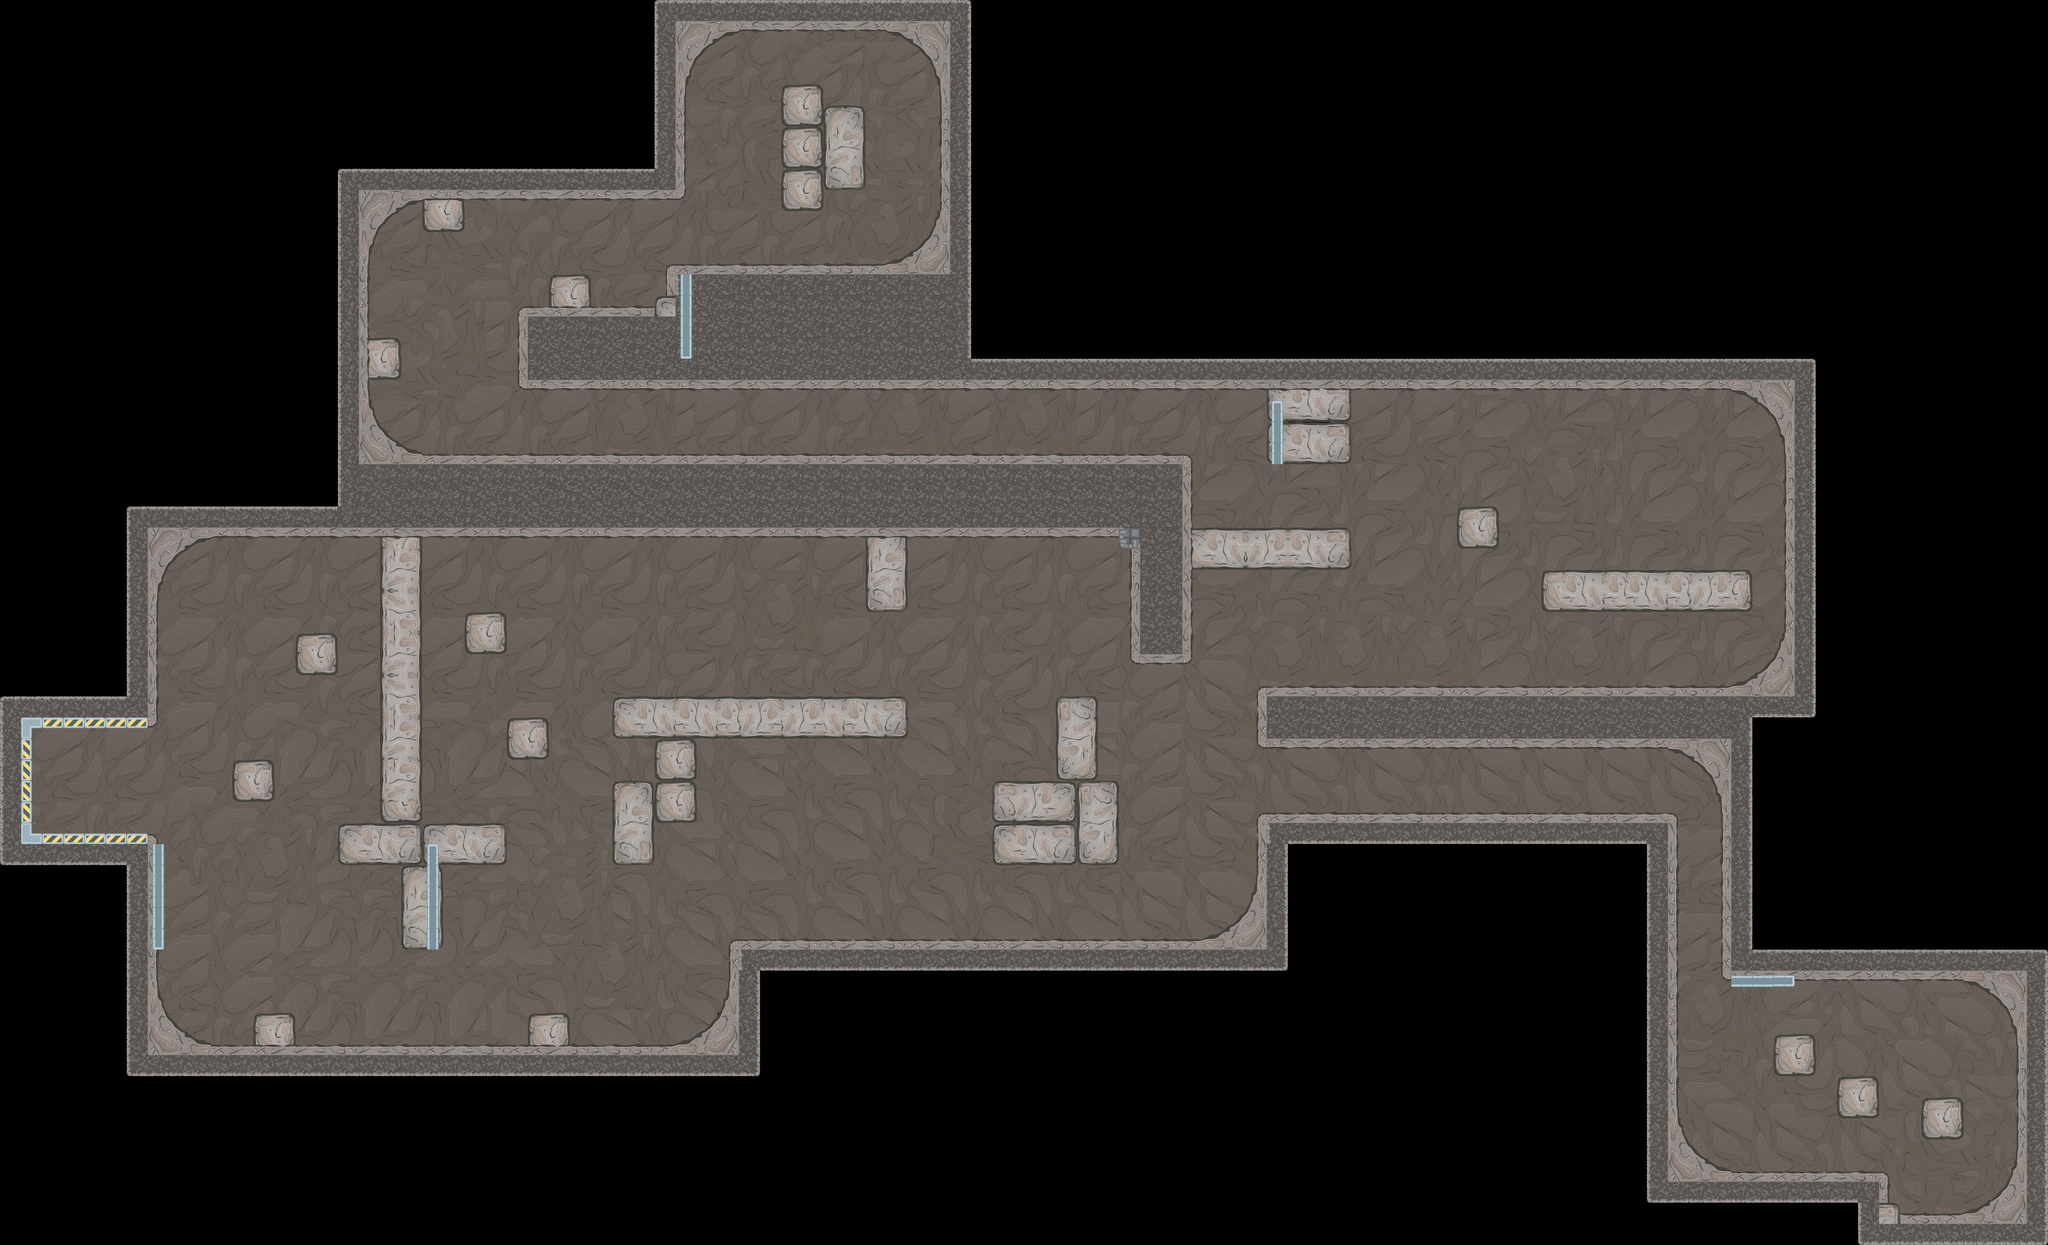

The image is a tile-based game level rendered from a .tmx file. Its description and source (layers, tilesets, objects; grid data summarised) follow:
An orthogonal 97x59 tile map with 64x64 px tiles, 3 tile layers (background, bourder, above) and 147 objects (26x gold, 22x enimy, 11x crystal, 11x bombzon, 11x circle, ...).

<map version="1.2" tiledversion="1.2.4" orientation="orthogonal" renderorder="right-down" width="97" height="59" tilewidth="64" tileheight="64" infinite="0" nextlayerid="20" nextobjectid="249">
 <properties>
  <property name="score" type="int" value="850" />
 </properties>
 <tileset firstgid="1" source="tiles2.tsx" />
 <layer id="16" name="background" width="97" height="59">
  <data>[5723 cells, 2326 non-empty, 32 distinct tile ids]</data>
 </layer>
 <layer id="17" name="bourder" width="97" height="59">
  <data>[5723 cells, 1352 non-empty, 59 distinct tile ids]</data>
 </layer>
 <layer id="18" name="above" width="97" height="59">
  <data>[5723 cells, 40 non-empty, 10 distinct tile ids]</data>
 </layer>
 <objectgroup color="#000000" id="3" name="BourderObjet">
  <object id="99" x="904" y="1921.33" width="118" height="125.333" />
  <object id="100" x="1158.67" y="1628" width="118.667" height="861.333" />
  <object id="101" x="1028" y="2500" width="509.333" height="118.667" />
  <object id="102" x="1220" y="2625.33" width="120" height="248" />
  <object id="103" x="773.333" y="3074.67" width="117.333" height="90.6667" />
  <object id="104" x="1604" y="3076" width="121.333" height="92" />
  <object id="105" x="710" y="2306" width="117" height="120" />
  <object id="106" x="1414" y="1856" width="118" height="124" />
  <object id="107" x="1546" y="2176" width="116" height="122" />
  <object id="108" x="1854" y="2112" width="898" height="120" />
  <object id="109" x="1996" y="2250" width="116" height="240" />
  <object id="110" x="1850" y="2366" width="132" height="252" />
  <object id="111" x="2632" y="1622" width="118" height="232" />
  <object id="112" x="3208" y="2118" width="120" height="244" />
  <object id="113" x="3010" y="2374" width="378" height="244" />
  <object id="114" x="5382" y="3142" width="122" height="114" />
  <object id="115" x="5576" y="3266" width="120" height="122" />
  <object id="116" x="5830" y="3336" width="120" height="116" />
  <object id="117" x="4676" y="1734" width="636" height="116" />
  <object id="118" x="4420" y="1540" width="120" height="120" />
  <object id="119" x="3844" y="1182" width="244" height="220" />
  <object id="120" x="3612" y="1604" width="480" height="118" />
  <object id="121" x="1122" y="1026" width="88" height="120" />
  <object id="122" x="1284" y="600" width="122" height="94" />
  <object id="123" x="1672" y="840" width="118" height="82" />
  <object id="124" x="2378" y="260" width="116" height="372" />
  <object id="125" x="2504" y="322" width="114" height="246" />
  <object id="126" x="95" y="2207.5">
   <polyline points="-0.0117188,-0.515625 0,321.25 350.5,321.75 353.75,323.25 365.75,323.5 380,335 382.75,341.25 379.5,346.25 381.75,800.25 383,817.25 393,827.5 395.75,841.75 414.25,883.5 443.5,914 465.25,926.5 467.5,936.5 478,937.75 506,958.75 538,961.25 549.75,966.75 674.5,966.75 1942.5,967.25 1962.5,960.5 1990.25,959 2017.75,938.5 2031.75,937 2034,924 2042,923 2071.25,898.25 2078.25,887 2084.25,885 2103.75,842.5 2104.75,830.5 2115,818 2119.5,658 2129.75,647.25 3545,646.75 3559,641.75 3588.75,639 3605.25,627.25 3620,618.25 3631.75,617 3633,606.5 3638.75,603.25 3643,603 3664.25,586 3674.75,572.75 3689,554.5 3702.75,523.25 3702.75,511.75 3712.75,501.25 3716.25,482 3719.25,275 3730.25,263 4970.75,262.5 4978,263.75 4980.25,269.25 4986.75,274 4990.25,1184 4992.75,1204.5 5002,1212.75 5005.5,1231.75 5019.25,1263.5 5049.25,1296.5 5071.5,1310.75 5074.25,1320.25 5087.25,1323.5 5107.75,1338 5120.75,1344.5 5146.25,1345.5 5156,1348.5 5615,1350.5 5627,1362.25 5627.75,1376.25 5627.75,1445 5646.5,1448 5654.25,1448.25 5662,1459.75 5666,1475 5678.75,1479 5847.25,1478.5 5862.25,1473.5 5894.25,1471.25 5919.25,1451.5 5934.75,1449.5 5938,1439.25 5951.75,1430.5 5969,1418 5977.5,1403.5 5988,1394.75 6007.25,1353.75 6009,1341 6019,1329.25 6020,912 6009.25,899.75 6007.25,885.5 5987,843.25 5974.5,831.75 5962,816.5 5937.5,802.25 5936.75,792.5 5933,790.75 5922.25,789.25 5892,769 5858.75,766.75 5855.5,762.75 5145.75,762.75 5136.5,757.75 5127.25,749.5 5124.5,212.75 5120,202 5112.25,195.25 5110.25,183 5091.75,139.25 5081.5,131.75 5074.25,120.25 5042,98.5 5040.25,88.75 5002.75,68.25 4961.25,61.5 4937.25,57.25 3739,58.75 3719.25,47 3718.5,16.75 3718.25,-110 3731.75,-121 5145,-121.75 5161,-126.75 5194,-129.25 5219.5,-149 5232.5,-151 5233.25,-162.75 5264,-181.5 5276.5,-197 5303.5,-246.5 5304.5,-259.25 5313.5,-270 5319.5,-303.5 5316.25,-876.75 5303.75,-894.5 5302.75,-905.75 5285.5,-945.5 5248.25,-982.5 5233,-989.75 5228.25,-1001.75 5214.5,-1004.25 5188.75,-1022.75 5153.25,-1027 5140.75,-1029.75 1499,-1029.25 1479.75,-1040 1479.25,-1073.75 1479.25,-1261.75 1490.5,-1272.5 1506,-1273.25 1889.5,-1273.5 1896,-1276.75 1897.25,-1296.5 1912,-1304 1928.75,-1305.25 1927.25,-1389.75 1938.25,-1399.75 2586.25,-1401.5 2602.25,-1407 2628.75,-1409 2661.75,-1429.5 2672.75,-1432.5 2674,-1443.25 2703.75,-1459.5 2743.25,-1524.25 2744.5,-1539.5 2755,-1549.75 2759.25,-1585.5 2756.25,-1967.75 2742,-1984 2742,-1995.25 2725.5,-2034.75 2672.75,-2079 2672.75,-2086.5 2655,-2091.5 2632.25,-2109.25 2599.5,-2111.75 2576.25,-2117.75 2156.25,-2118.75 2132,-2112.25 2106,-2110.5 2079.25,-2090.75 2066.25,-2088 2064.75,-2078.5 2038,-2061.75 2007,-2023.25 1993.25,-1981 1983,-1969 1979.75,-1619 1967.5,-1606.75 1960.5,-1605.25 1184.5,-1602.5 1148.75,-1597.75 1120.5,-1578.25 1105.75,-1575.5 1105,-1565.25 1074,-1546.25 1048.75,-1514 1033.5,-1468 1024.25,-1460 1020.75,-1404.25 1022.75,-978 1031,-964.5 1035.75,-948 1056.5,-904 1104.25,-864 1108.75,-855 1129.5,-847.5 1153.25,-831.75 1185,-829 1188,-826.25 3502.25,-825.25 3511.25,-818.5 3516,-811.5 3516,-209.75 3509.75,-203.75 3507.5,-204.25 3507.5,-200 3498.25,-196.75 3490.25,-197.25 3347.25,-197.75 3335.25,-208.75 3334.25,-242 3338,-247 3335.25,-253.75 3335.75,-543.75 3308.25,-544 3298.5,-554.5 3297.25,-581.25 558,-582.25 537.5,-576 507.75,-574.75 479.5,-553 465.5,-551 465,-542.5 415,-499.25 395.75,-457.5 394.25,-445 382.75,-433.5 379,-17.75 373.75,-11.25 371,-11.5 370.75,-7.75 352.75,-5.5 350,-1 -0.0546875,-0.5" />
  </object>
  <object id="169" x="465.333" y="2560.33" width="30.3333" height="319.667" />
  <object id="170" x="5248.67" y="2969.33" width="190.667" height="20" />
 </objectgroup>
 <objectgroup id="19" name="Place">
  <object id="127" type="place" x="2224" y="240">
   <point />
  </object>
 </objectgroup>
 <objectgroup id="2" name="Player">
  <object id="26" type="player" x="256" y="2356">
   <point />
  </object>
 </objectgroup>
 <objectgroup id="4" name="Box">
  <object id="210" type="box" x="920" y="2828">
   <properties>
    <property name="code" type="int" value="1" />
   </properties>
   <point />
  </object>
  <object id="211" type="box" x="1748" y="2484">
   <point />
  </object>
  <object id="212" type="box" x="2968" y="1932">
   <point />
  </object>
  <object id="213" type="box" x="2888" y="2728">
   <properties>
    <property name="code" type="int" value="3" />
   </properties>
   <point />
  </object>
  <object id="214" type="box" x="4276" y="1404">
   <properties>
    <property name="code" type="int" value="4" />
   </properties>
   <point />
  </object>
  </objectgroup>
 <objectgroup id="5" name="Enimy">
  <!-- 22 objects omitted --></objectgroup>
 <objectgroup id="6" name="Pickup">
  <!-- 39 objects omitted --></objectgroup>
 <objectgroup id="7" name="Door">
  <!-- 5 objects omitted --></objectgroup>
 <objectgroup id="10" name="Bomb">
  <!-- 19 objects omitted --></objectgroup>
 <objectgroup id="11" name="Light" />
 <objectgroup id="13" name="Zone" visible="0">
  <!-- 8 objects omitted --></objectgroup>
 <objectgroup id="14" name="Circle">
  <!-- 11 objects omitted --></objectgroup>
 <objectgroup id="15" name="Text">
  <!-- 1 objects omitted --></objectgroup>
</map>
<!-- 110 of 147 objects omitted -->
